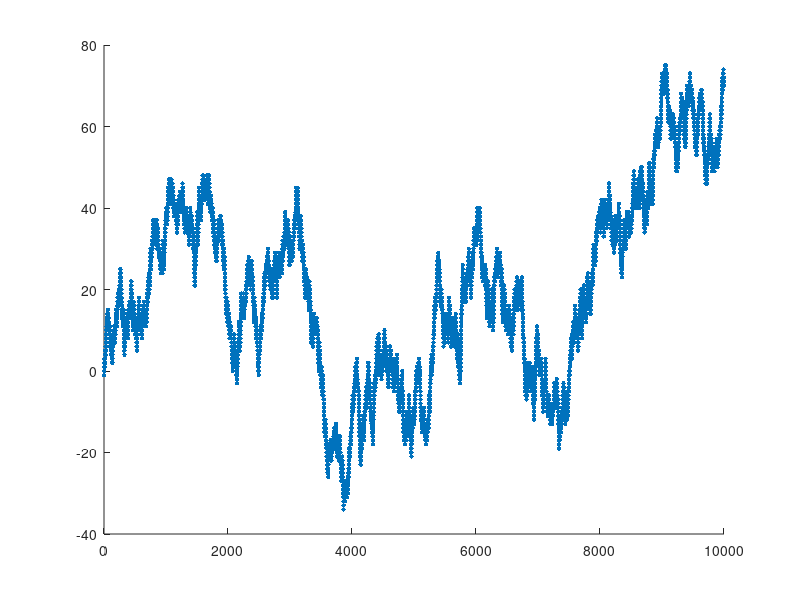
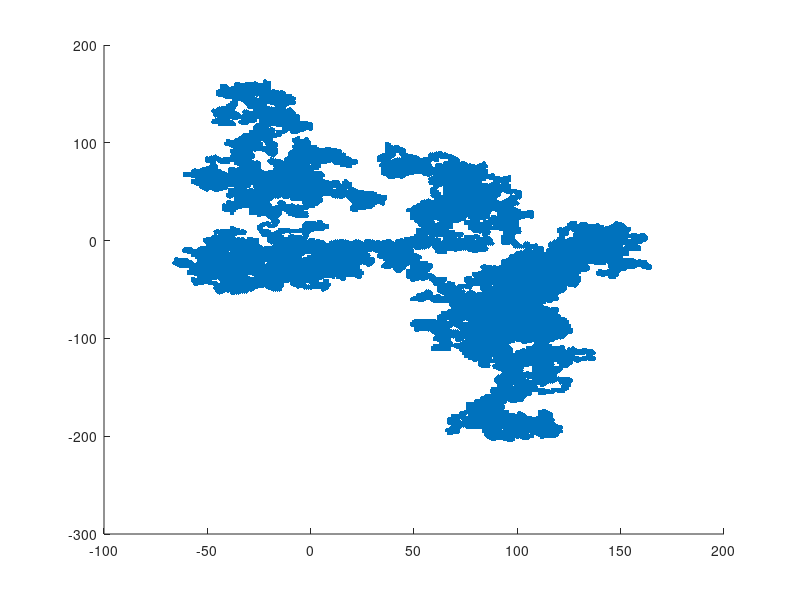

These charts were generated, in order, by the following MATLAB code:
% Author:   Jarod Hart
% Date:     November 20, 2017
% Description: This is a script file.  It can be run as is.  The purpose of
% this script is to demonstrate how to do some random walks on an infinite
% number of states.  Two examples are given, on the integers Z and on the
% integer lattice Z^2.

% Dependencies: None

% Resources:  These random walks are standard in any Markov chain textbook.

p=.5; % probability of moving to the right
LengthSimulation=10000; % length of the simulation

r=rand(1,LengthSimulation);
r=2*(r<p)-1;
x=cumsum(r);

figure('Position',[100,100,800,600])
hold on
plot(1:LengthSimulation,x,'b')
scatter(1:LengthSimulation,x,10,'blue','filled')


%%


p=[.25,.25,.25,.25]; % probability of moving [right, left, up, down]
p=p/sum(p);
LengthSimulation=100000;

P=cumsum(p);
r=rand(1,LengthSimulation);
r=[ (2*(r<P(1))-1).*(r<P(2));(2*(r<P(3))-1).*(r>=P(2))];
x=[cumsum(r(1,:));cumsum(r(2,:))];

figure('Position',[100,100,800,600])
hold on
line(x(1,:),x(2,:))
scatter(x(1,:),x(2,:),10,'blue','filled')
